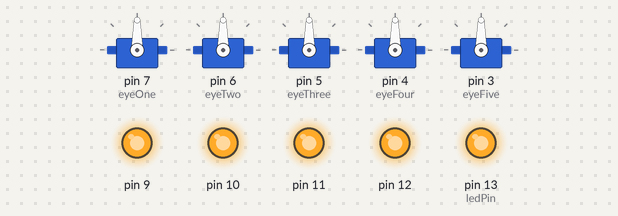
Bench run of a sketch on a simulated Arduino Uno, built with avr-gcc and run on an emulated ATmega328P. On the bench: 5 × servo, output pins drawn as LEDs (lit = HIGH). Random numbers use the default seed unless the sketch sets one.

Above: at 0.1 s.
At 38.11 s:
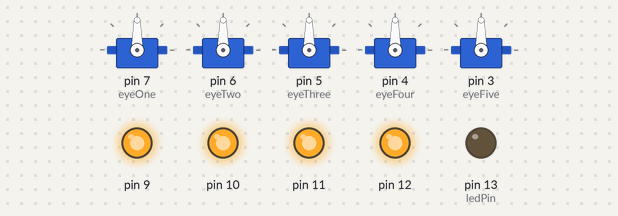
Timing chart, 0 to 40.0 s (numbered marks = the images above):
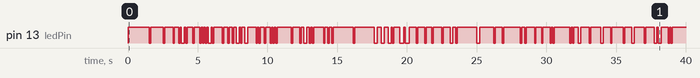

Measured:
- by itself, pin 13 (ledPin): LOW → HIGH at 0.00 s, → LOW 1.5 s later, → HIGH 0.10 s later, → LOW 0.91 s later, … (135 changes in this stretch)

The sketch:

Halloween_Pumpkin.ino
```cpp
/*Eyeball Twitch Pumpkin
 * Idea by 68percentwater
 * Modified for Learn Robotics by Liz Miller
 * Full tutorial on www.learnrobotics.org/blog
 *
 * This code generates a random position for four groups of 3 servos (12 total servos)
 * Place eyeballs from each group around the surface of the pumpkin
 * Code compiles but is untested. Use with caution.
 */

#include <Servo.h>  //this is a servo library

Servo eyeOne;    // servos on pin 8
Servo eyeTwo;    // servos on pin 7
Servo eyeThree;  // servos on pin 6
Servo eyeFour;   // servos on pin 5
Servo eyeFive;   // servos on pin 3

const unsigned long eyeDelay = 1000;

unsigned long lastTimeOne;
unsigned long lastTimeTwo;
unsigned long lastTimeThree;
unsigned long lastTimeFour;
unsigned long lastTimeFive;

int pos = 90;  //eyeball starting position
int deg = 0;
unsigned int blink = 0;
int ledPin = 13;


//initialization - runs once
void setup() {
  pinMode(ledPin, OUTPUT);
  pinMode(9, OUTPUT);
  pinMode(10, OUTPUT);
  pinMode(11, OUTPUT);
  pinMode(12, OUTPUT);
  digitalWrite(9, HIGH);
  digitalWrite(10, HIGH);
  digitalWrite(11, HIGH);
  digitalWrite(12, HIGH);
  //connect the servo objects
  eyeOne.attach(7);
  eyeTwo.attach(6);
  eyeThree.attach(5);
  eyeFour.attach(4);
  eyeFive.attach(3);

  //initialize the eye in the center (90-deg)
  eyeOne.write(pos);
  eyeTwo.write(pos);
  eyeThree.write(pos);
  eyeFour.write(pos);
  eyeFive.write(pos);
  lastTimeOne = millis() + random(0, 500);
  lastTimeTwo = millis() + random(0, 500);
  lastTimeThree = millis() + random(0, 500);
  lastTimeFour = millis() + random(0, 500);
  lastTimeFive = millis() + random(0, 500);
}

// picks a random position to move the servo
// this gives the appearance of a "twitching eyeball"

void randomTwitch(Servo eyeBall, int msecs) {
  delay(msecs);
  deg = random(10, 170);
  eyeBall.write(deg);
}

// picks a random position to move the servo
// this gives the appearance of a "twitching eyeball"

void randomTwitch(Servo eyeBall, unsigned long *lastTime) {
  const unsigned long current = millis();
  if (current - *lastTime >= eyeDelay + random(0, 1000)) {
    deg = random(10, 165);
    eyeBall.write(deg);
    *lastTime = current;
  }
}

void randomBlink() {
  /*
  blink = random(0, 3);
  if (blink == 0) digitalWrite(ledPin, HIGH);
  else digitalWrite(ledPin, LOW);*/
  analogWrite(ledPin, random(80) + 110);
}

//runs forever
void loop() {
  randomTwitch(eyeOne, &lastTimeOne);
  randomTwitch(eyeTwo, &lastTimeTwo);
  randomTwitch(eyeThree, &lastTimeThree);
  randomTwitch(eyeFour, &lastTimeFour);
  randomTwitch(eyeFive, &lastTimeFive);
  //delay(random(400)+50);
  randomBlink();
  delay(100);
}
```
